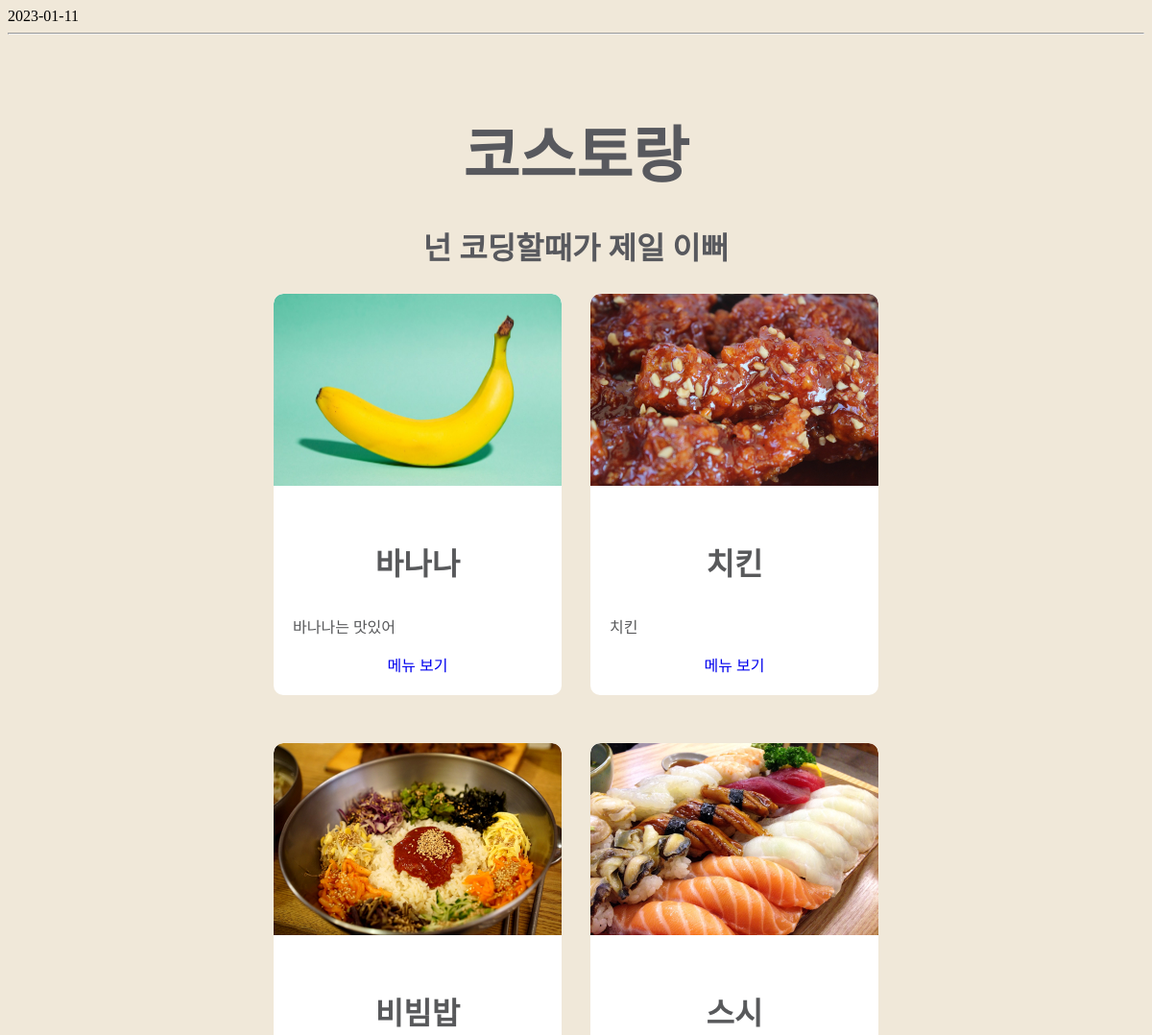
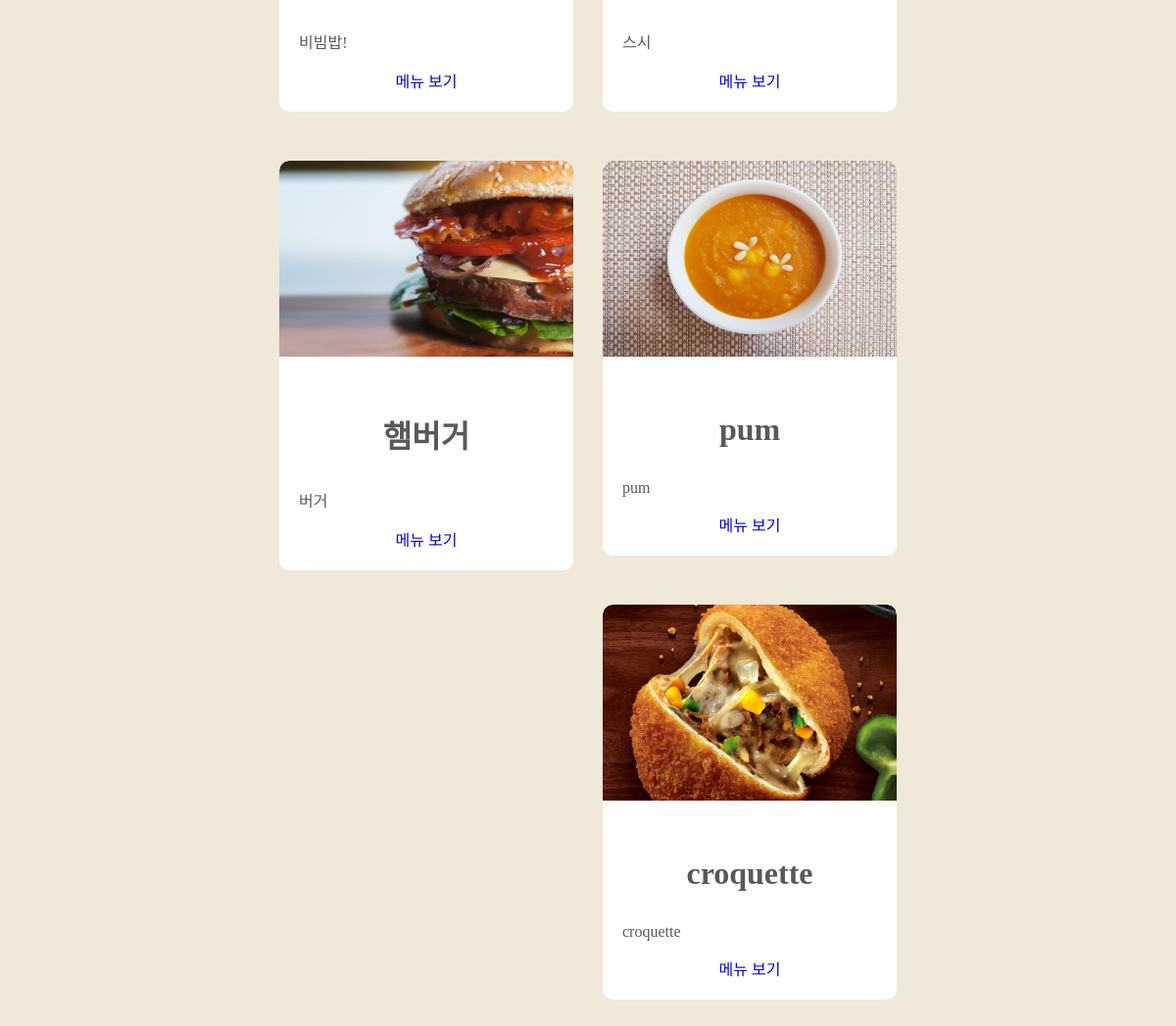
The page / on the database its author committed (2 pictures, top to bottom).
### foods/models.py (models this page shows, shortened)
class Menu(models.Model):
    name = models.CharField(max_length=50)
    description = models.CharField(max_length=100)
    price = models.IntegerField()
    img_path = models.CharField(max_length=255)

### foods/views.py (the view)
# urls.py: path('', views.index),
def index(request):
    context = dict()
    today = str(datetime.today().date())
    menus = Menu.objects.all()
    context['date'] = today
    context['menus'] = menus
    return render(request, 'foods/index.html', context)

### foods/templates/foods/index.html
{% extends './base.html' %}
{% load static %}
{% block date-block %}
<div>{{date}}</div>
{% endblock date-block %}
{% block food-container %}
{% for menu in menus %}
<div class="food">
    <img src={% get_static_prefix %}{{menu.img_path}} width="300" height="200" />
    <div class="info">
        <h3>{{menu.name}}</h3>
        <P>{{menu.description}}</p>
        <a href="{{menu.id}}">메뉴 보기</a>
    </div>
</div>
{% endfor %}
{% endblock food-container %}

### foods/templates/foods/base.html (shortened to what this page needs)
{% load static %}
<!DOCTYPE html>
<html>
    <head>
        <link rel="stylesheet" href="{% static 'foods/css/styles.css' %}">
    </head>
    <body>
        {% block date-block %}{% endblock date-block %}
        <hr/>
        <h1>코스토랑</h1>
        <h2>넌 코딩할때가 제일 이뻐</h2>
        <div class="food-container">
            {% block food-container %}{% endblock food-container %}
        </div>
    </body>
</html>

### foods/static/foods/css/styles.css (style rules this page uses)
* { box-sizing: border-box; }
body { background-color : #f0e8d9; }
h1 { text-align: center; font-size:64px; color: #58595e; margin-top: 75px; margin-bottom: 30px; font-family: Jua; }
h2 { text-align: center; font-size:32px; color: #58595e; font-family: Jua; }
.food-container { width:660px; margin-left: auto; margin-right: auto; }
.food { background-color : white; width: 300px; margin-left: auto; margin-right: auto; border-radius: 10px; overflow: hidden; margin-bottom: 50px; float: left; margin-left: 15px; margin-right: 15px; }
.food h3 { color: #58595b; font-size: 32px; font-family: Jua; }
.food p { color: #58595b; font-size: 16px; font-family: Jua; text-align: left; }
.food a { color: #0000ee; font-size: 16px; font-family: Jua; text-decoration: none; }
.food .info { padding: 20px; text-align: center; }
.food img { border-top-left-radius: 10px; border-top-right-radius: 10px; }

### rows shown on the page
Menu: img_path (picture), name "바나나", description "바나나는 맛있어"
Menu: img_path (picture), name "치킨", description "치킨"
Menu: img_path (picture), name "비빔밥", description "비빔밥!"
Menu: img_path (picture), name "스시", description "스시"
Menu: img_path (picture), name "햄버거", description "버거"
Menu: img_path (picture), name "pum", description "pum"
Menu: img_path (picture), name "croquette", description "croquette"

### other values the page prints
{{ date }} "2023-01-11"
